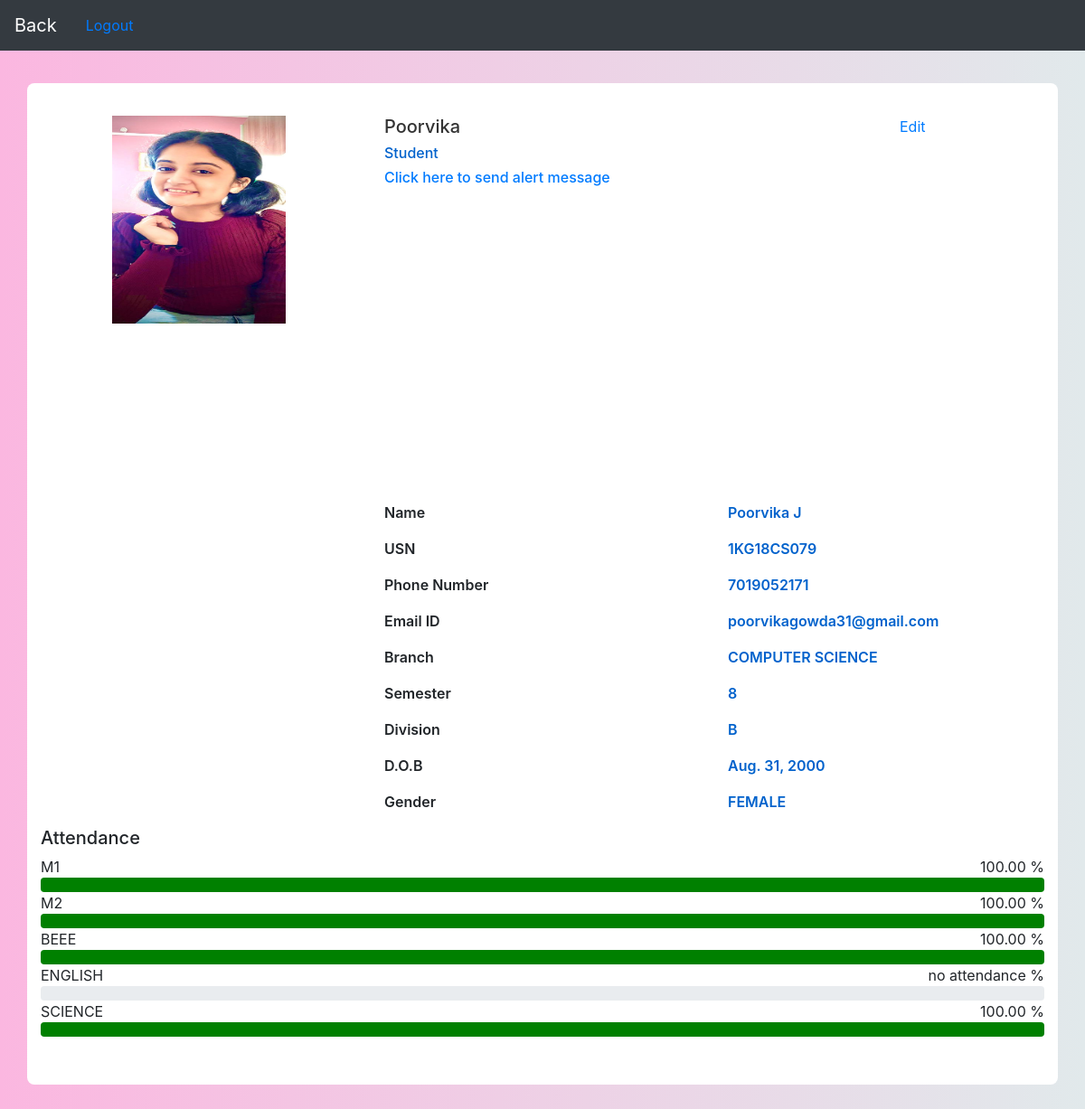
/student_details/4 (signed in), run on the app's committed database.
### home/models.py (models this page shows, shortened)
class Student(models.Model):
    usn             = models.AutoField(primary_key=True)
    user_id         = models.CharField(max_length = 30, default='')
    student_usn     = models.CharField(max_length = 30, unique = True)
    first_name      = models.CharField(max_length = 30, default='')
    last_name       = models.CharField(max_length = 30, default='')
    image           = models.ImageField(upload_to='students/', null = True, blank = True)
    date_of_birth   = models.DateField(default=datetime.now(), blank=True)
    date_of_joining = models.DateField(default=datetime.now(), blank=True)
    email           = models.EmailField(max_length = 30, default='email',)
    gender          = models.CharField(max_length = 10, default = 'MALE', choices = GENDER_CHOUCE)
    branch          = models.CharField(max_length = 30, choices = BRANCH_CHOUCE)
    division        = models.CharField(max_length = 30, choices = DIVISION_CHOUCE)
    sem             = models.IntegerField(choices = SEM_CHOUCE)
    created_date    = models.DateField(auto_now_add = True)
    status          = models.BooleanField(default = 0)
    phone           = models.CharField(max_length = 30, default = '')

### home/views.py (the view)
# urls.py: path('student_details/<int:pk>', login_required(StudentDetails.as_view()), name = 'student_details'),
class StudentDetails(DetailView):
    model         = Student
    template_name = "student_details.html"
    def get_context_data(self, **kwargs):
        student_id = self.kwargs['pk']
        student_usn = Student.objects.filter(usn = student_id).first().student_usn
        student_all_att = StudentAttendences.objects.filter(student_usn = student_usn)
        student_attendence = dict()
        final_attendence   = dict()
        for subject, s in SUBJECT_CHOUCE:
            student_attendence[subject] = {'present' : 0, 'absent' : 0,'total' : 0}
            final_attendence[subject] = {'percentage' : 0}
        for attendence in student_all_att:
            if attendence.attendenceBlock['data'][student_usn]:# fetching data from blockchain
                student_attendence[attendence.subject]['present'] += (1 + 0)
            else:
                student_attendence[attendence.subject]['absent'] += (1 + 0)
            student_attendence[attendence.subject]['total'] += 1
        for sub, att in student_attendence.items():
            if att['total'] == 0:
                final_attendence[sub]['percentage'] = 'no attendance'
                final_attendence[sub]['color']      = 'red'
            else:
                floa = (att['present'] / att['total']) * 100
                format_float = "{:.2f}".format(floa)
                final_attendence[sub]['percentage'] = format_float
                if floa >= 75:
                    final_attendence[sub]['color']  = 'green'
                else:
                    final_attendence[sub]['color']  = 'red'
        context                   = super().get_context_data(**kwargs)
        context['attendence']     = final_attendence
        return context

### home/templates/student_details.html (shortened to what this page needs)
{% load static %}
    <link rel="stylesheet" href="https://cdnjs.cloudflare.com/ajax/libs/font-awesome/5.13.0/css/all.min.css" />
    <link rel="stylesheet" href="{% static '/home/css/student_details.css' %}" type="text/css">
<link href="//maxcdn.bootstrapcdn.com/bootstrap/4.1.1/css/bootstrap.min.css" rel="stylesheet" id="bootstrap-css">
<nav class="navbar navbar-expand-lg navbar-dark bg-dark">
    <a class="navbar-brand" href="{% url 'students1' %}">Back</a>
    <a class="nav-link active" href="{% url 'logout' %}" >Logout</a>
</nav>
<div class="container emp-profile">
            <form method="post">
                <div class="row">
                    <div class="col-md-4">
                        <div class="profile-img">
                            <img src="{{ student.image.url }}" alt="" style="width: 55%;height: 54%;"/>
                        </div>
                    </div>
                    <div class="col-md-6">
                        <div class="profile-head">
                                    <h5>
                                        {{ student.first_name }}
                                    </h5>
                                    <h6>
                                        Student
                                    </h6>
                                    <h6>
                                        <a href="{% url 'send_message' student.pk %}">Click here to send alert message</a>
                                    </h6>
                        </div>
                    </div>
                    <div class="col-md-2">
                        <a href="{% url 'update_student' student.pk %}" class="btn-card" title="Click to edit">Edit</a>
                    </div>
                </div>
                <div class="row">
                    <div class="col-md-4">
                    </div>
                    <div class="col-md-8">
                        <div class="tab-content profile-tab" id="myTabContent">
                            <div class="tab-pane fade show active" id="home" role="tabpanel" aria-labelledby="home-tab">
                                        <div class="row">
                                            <div class="col-md-6">
                                                <label>Name</label>
                                            </div>
                                            <div class="col-md-6">
                                                <p>{{ student.first_name }}  {{ student.last_name }}</p>
                                            </div>
                                        </div>
                                        <div class="row">
                                            <div class="col-md-6">
                                                <label>USN</label>
                                            </div>
                                            <div class="col-md-6">
                                                <p>{{ student.student_usn }}</p>
                                            </div>
                                        </div>
                                        <div class="row">
                                            <div class="col-md-6">
                                                <label>Phone Number</label>
                                            </div>
                                            <div class="col-md-6">
                                                <p>{{ student.phone }}</p>
                                            </div>
                                        </div>
                                        <div class="row">
                                            <div class="col-md-6">
                                                <label>Email ID</label>
                                            </div>
                                            <div class="col-md-6">
                                                <p>{{ student.email }}</p>
                                            </div>
                                        </div>
                                        <div class="row">
                                            <div class="col-md-6">
                                                <label>Branch</label>
                                            </div>
                                            <div class="col-md-6">
                                                <p>{{ student.branch }}</p>
                                            </div>
                                        </div>
                                        <div class="row">
                                            <div class="col-md-6">
                                                <label>Semester</label>
                                            </div>
                                            <div class="col-md-6">
                                                <p>{{ student.sem }}</p>
                                            </div>
                                        </div>
                                        <div class="row">
                                            <div class="col-md-6">
                                                <label>Division</label>
                                            </div>
                                            <div class="col-md-6">
                                                <p>{{ student.division }}</p>
                                            </div>
                                        </div>
                                        <div class="row">
                                            <div class="col-md-6">
                                                <label>D.O.B</label>
                                            </div>
                                            <div class="col-md-6">
                                                <p>{{ student.date_of_birth }}</p>
                                            </div>
                                        </div>
                                        <div class="row">
                                            <div class="col-md-6">
                                                <label>Gender</label>
                                            </div>
                                            <div class="col-md-6">
                                                <p>{{ student.gender }}</p>
                                            </div>
                                        </div>
                            </div>
                        </div>
                    </div>
                </div>
                <h5 class="font-size24 sm-font-size22 xs-font-size20">Attendance {{ SUBJECT_CHOUCE }}</h5>
                {% for subject, att in attendence.items  %}
                    <div class="sm-no-margin" >
                        <div class="progress-text">
                            <div class="row">
                                <div class="col-7">{{ subject }}</div>
                                <div class="col-5 text-right">{{ att.percentage }}
                                {% if att.percentage != 'no atendence' %}
                                    %
                                {% endif %}
                                </div>
                            </div>
                        </div>
                        <div class="custom-progress progress">
                            <div role="progressbar" aria-valuenow="70" aria-valuemin="0" aria-valuemax="100" style="width:{% if att.percentage != 'no atendence' %}  {{ att.percentage }}% {% endif %} ;
                                background:{{ att.color }};
                            " class="animated custom-bar progress-bar slideInLeft bg-sky"></div>
                        </div>
                {% endfor %}
                    </div>
                </div>
            </div>
            </form>
        </div>
            <div class="col-md-12">
            </div>

### static/home/css/student_details.css (style rules this page uses)
.emp-profile { padding: 3%; margin-top: 3%; margin-bottom: 3%; border-radius: 0.5rem; background: #fff; }
.profile-img { text-align: center; }
.profile-img img { width: 70%; height: 100%; }
.profile-head h5 { color: #333; }
.profile-head h6 { color: #0062cc; }
.profile-tab label { font-weight: 600; }
.profile-tab p { font-weight: 600; color: #0062cc; }

### data on the page
Student: image (picture), first_name "Poorvika", last_name "J", student_usn "1KG18CS079", phone "7019052171", email "poorvikagowda31@gmail.com", branch "COMPUTER SCIENCE", sem "8", division "B", date_of_birth "Aug. 31, 2000", gender "FEMALE"

### other printed values
{{ subject }} "M1" "M2" "BEEE" "ENGLISH" "SCIENCE"
{{ att.percentage }} "100.00" "100.00" "100.00" "no attendance" "100.00"
